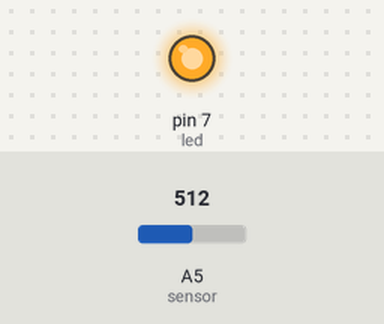
This sketch was run on a simulated Arduino Uno, built with avr-gcc and run on an emulated ATmega328P. Shown: output pins drawn as LEDs (lit = HIGH). Dashed ring = blinking. The inputs (shaded band) are chosen by the test bench; at power-on: A5 (sensor) = 512.

Above: at 1.2 s.
1.3 s: A5 (sensor) set to 122
At 1.43 s:
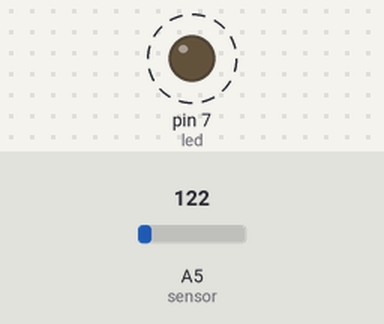
4.3 s: A5 (sensor) set to 0
At 4.47 s:
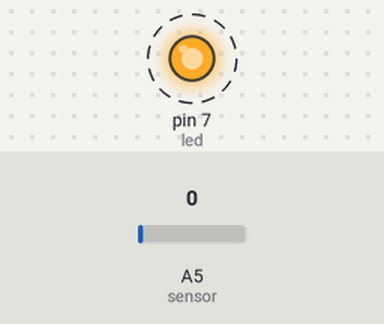
Timing chart, 0 to 13.3 s (numbered marks = the images above; inputs shaded):
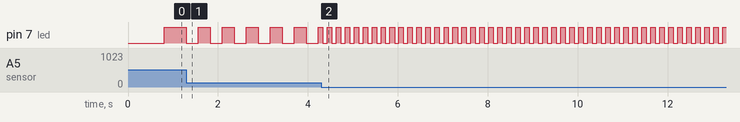

Measured:
- after the input at 1.3 s, pin 7 (led): alternates HIGH for 0.27 s and LOW for 0.27 s, starting at once
- after the input at 4.3 s, pin 7 (led): alternates HIGH for 0.10 s and LOW for 0.10 s, starting at once

The sketch:

innlevering1.ino
```cpp
#define sensor A5
#define led 7

int snittMaling;
unsigned long currTime;
unsigned long prevTime = 0;
int ledState = LOW;

void setup()
{
    Serial.begin(9600);
    pinMode(sensor, INPUT);
    pinMode(led, OUTPUT);
}

int sensorSnitt()
{
    snittMaling = 0;
    int sammenlagt = 0;
    for(int i = 0; i < 5; i++){
        sammenlagt += analogRead(sensor);
    }
    return snittMaling = sammenlagt / 5;
}

void lys()
{
    int hastighet = map(sensorSnitt(), 0, 1023, 100, 1500);
    currTime = millis();
    if(currTime - prevTime >= hastighet){
        ledState = !ledState;
        prevTime = currTime;
    }
    digitalWrite(led, ledState);
}

void loop()
{
    lys();
}
```
